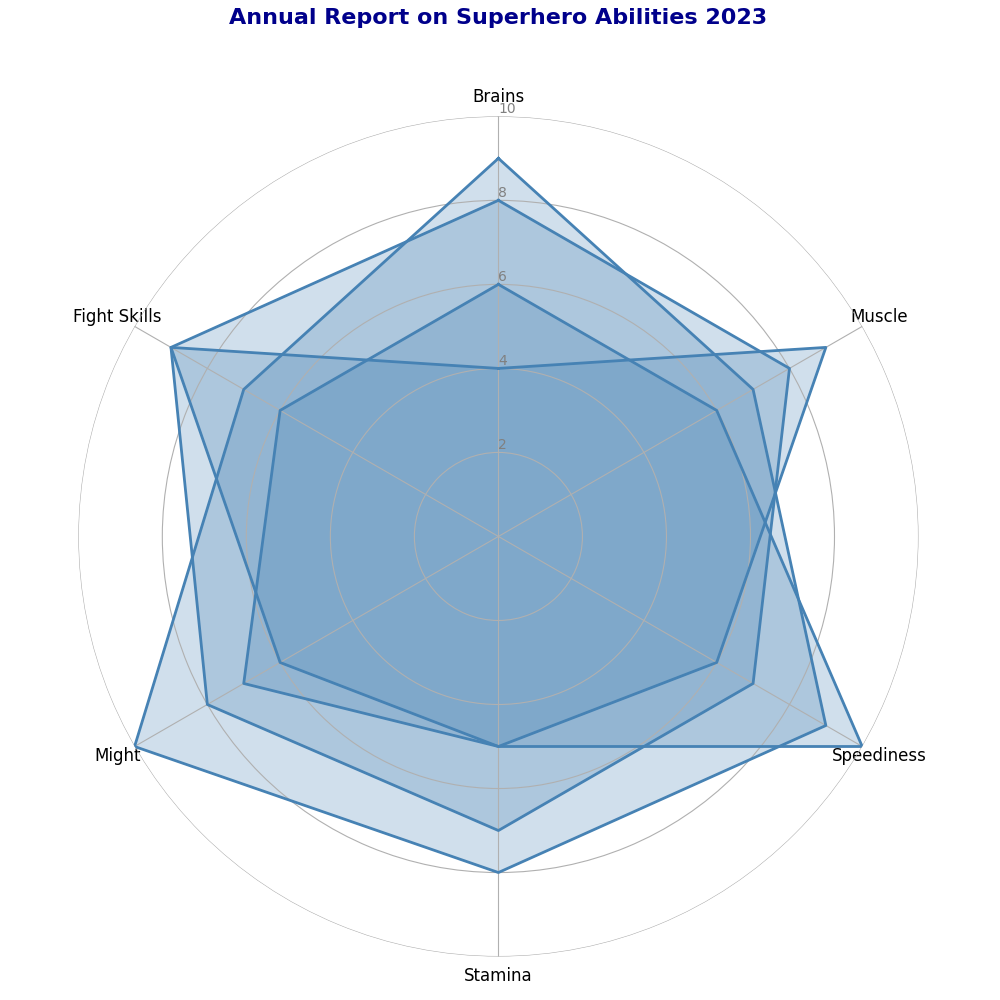

Write Python code to recreate this figure.
import matplotlib.pyplot as plt
import numpy as np

categories = ['Brains', 'Muscle', 'Speediness', 'Stamina', 'Might', 'Fight Skills']
num_vars = len(categories)

superheroes = {
    'Steelman': [9, 7, 9, 8, 10, 7],
    'Dark Knight': [4, 9, 6, 5, 6, 9],
    'Amazon Warrior': [8, 8, 7, 7, 8, 9],
    'Sprinter': [6, 6, 10, 5, 7, 6],
}

angles = np.linspace(0, 2 * np.pi, num_vars, endpoint=False).tolist()
angles += angles[:1]

def plot_radar_no_style(data, title):
    fig, ax = plt.subplots(figsize=(10, 10), subplot_kw=dict(polar=True))
    ax.set_theta_offset(np.pi / 2)
    ax.set_theta_direction(-1)

    plt.xticks(angles[:-1], categories, fontsize=12)
    ax.set_rscale('linear')
    ax.set_rlabel_position(0)
    plt.yticks([2, 4, 6, 8, 10], ["2", "4", "6", "8", "10"], color="grey", size=10)
    plt.ylim(0, 10)

    single_color = '#4682B4'  # Choose a single color for all data groups

    for hero, values in data.items():
        values += values[:1]
        ax.fill(angles, values, color=single_color, alpha=0.25)
        ax.plot(angles, values, color=single_color, linewidth=2, linestyle='solid')

    ax.spines['polar'].set_visible(False)
    plt.title(title, size=16, color='darkblue', y=1.1, weight='bold', ha='center')
    plt.tight_layout()
    plt.show()

plot_radar_no_style(superheroes, "Annual Report on Superhero Abilities 2023")
